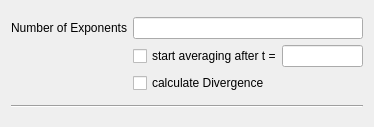
<ui version="4.0" >
<comment> Begin CVS Header </comment>
<comment>   $Source: /fs/turing/cvs/copasi_dev/copasi/UI/CQLyapWidget.ui,v $ </comment>
<comment>   $Revision: 1.3 $ </comment>
<comment>   $Name: Build-33 $ </comment>
<comment>   $Author: pwilly $ </comment>
<comment>   $Date: 2009/04/12 19:49:56 $ </comment>
<comment> End CVS Header </comment>

<comment> Copyright (C) 2008 by Pedro Mendes, Virginia Tech Intellectual </comment>
<comment> Properties, Inc., EML Research, gGmbH, University of Heidelberg, </comment>
<comment> and The University of Manchester. </comment>
<comment> All rights reserved. </comment>

 <comment> All rights reserved. </comment>
 <class>CQLyapWidget</class>
 <widget class="TaskWidget" name="CQLyapWidget" >
  <property name="geometry" >
   <rect>
    <x>0</x>
    <y>0</y>
    <width>374</width>
    <height>127</height>
   </rect>
  </property>
  <property name="caption" stdset="0" >
   <string>CQLyapWidget</string>
  </property>
  <layout class="QVBoxLayout" >
   <item>
    <layout class="QGridLayout" >
     <item row="1" column="1" >
      <layout class="QHBoxLayout" >
       <property name="spacing" >
        <number>0</number>
       </property>
       <item>
        <widget class="QCheckBox" name="mpCheckDelay" >
         <property name="text" >
          <string>start averaging after t =</string>
         </property>
        </widget>
       </item>
       <item>
        <widget class="QLineEdit" name="mpEditDelay" />
       </item>
      </layout>
     </item>
     <item row="0" column="1" >
      <widget class="QLineEdit" name="mpEditExponent" />
     </item>
     <item row="2" column="1" >
      <widget class="QCheckBox" name="mpCheckDivergence" >
       <property name="text" >
        <string>calculate Divergence</string>
       </property>
      </widget>
     </item>
     <item row="0" column="0" >
      <widget class="QLabel" name="mpLblExponents" >
       <property name="text" >
        <string>Number of Exponents</string>
       </property>
       <property name="alignment" >
        <set>Qt::AlignRight|Qt::AlignTrailing|Qt::AlignVCenter</set>
       </property>
       <property name="wordWrap" >
        <bool>false</bool>
       </property>
      </widget>
     </item>
    </layout>
   </item>
   <item>
    <widget class="Line" name="mpLine" >
     <property name="frameShape" >
      <enum>QFrame::HLine</enum>
     </property>
     <property name="frameShadow" >
      <enum>QFrame::Sunken</enum>
     </property>
    </widget>
   </item>
  </layout>
 </widget>
 <layoutdefault spacing="6" margin="11" />
 <pixmapfunction>qPixmapFromMimeSource</pixmapfunction>
 <customwidgets>
  <customwidget>
   <class>TaskWidget</class>
   <extends>QWidget</extends>
   <header>TaskWidget.h</header>
   <container>1</container>
  </customwidget>
 </customwidgets>
 <tabstops>
  <tabstop>mpEditExponent</tabstop>
  <tabstop>mpCheckDelay</tabstop>
  <tabstop>mpEditDelay</tabstop>
  <tabstop>mpCheckDivergence</tabstop>
 </tabstops>
 <includes>
  <include location="local" >TaskWidget.h</include>
 </includes>
 <resources/>
 <connections>
  <connection>
   <sender>mpCheckDelay</sender>
   <signal>clicked()</signal>
   <receiver>CQLyapWidget</receiver>
   <slot>slotDelayChecked()</slot>
   <hints>
    <hint type="sourcelabel" >
     <x>20</x>
     <y>20</y>
    </hint>
    <hint type="destinationlabel" >
     <x>20</x>
     <y>20</y>
    </hint>
   </hints>
  </connection>
 </connections>
</ui>
